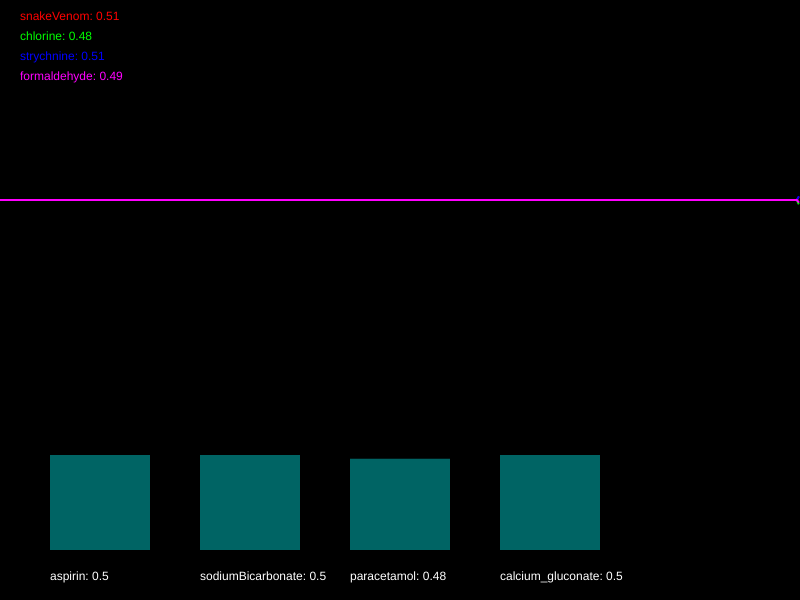
Frame 1 (no input)
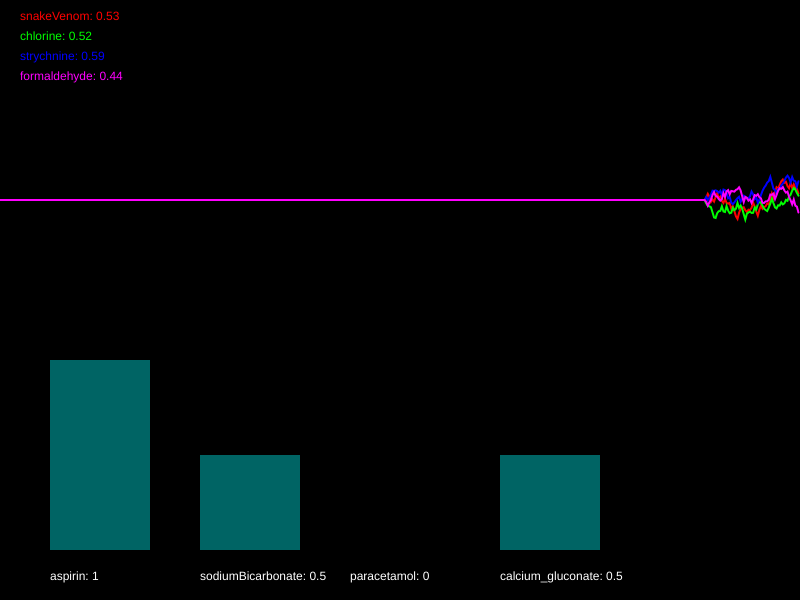
Frame 60 (no input)
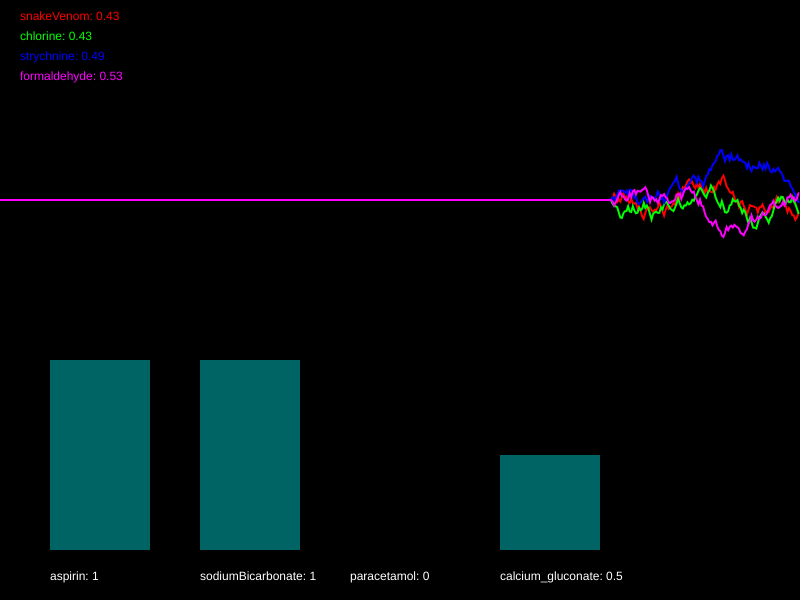
Frame 120 (the mouse pressed at the canvas centre since frame 60)

The p5.js sketch that drew these frames (run headless with seeded random() and noise() and a simulated clock; from frame 60 on, the mouse is pressed at the canvas centre):

// p5.js sketch
// ── sketch.js
/*

Officer: 4747203
CaseNum: 401-1-30050767-4747203

Case 401 - The Case of Norbert's Weiner Stand
Stage 2 - Toxic Burrito

Norbert is at it again. This time he’s set up a burrito stall and is lacing burritos with his foul toxin. The chaos is spreading. People are dropping like flies and burrito sales have fallen through the floor. To make matters worse it seems Norbert has cottoned on to our methods and has upped the complexity of his poison. You’ll find the antidote harder to develop this time. So kid, head down to the lab and get working.

You must develop the antidote by using conditional statements in the draw loop to do the following:

	- If strychnine goes above 0.73 or chlorine dips below 0.31, decrease aspirin by 0.05
	- If snakeVenom dips below 0.46, try increasing aspirin by 0.05
	- If snakeVenom goes above 0.67, decrease sodiumBicarbonate by 0.02
	- If strychnine goes above 0.63, try increasing sodiumBicarbonate by 0.03
	- When strychnine dips below 0.69 or snakeVenom dips below 0.34, decrement paracetamol by 0.02
	- When chlorine dips below 0.25, increase paracetamol by 0.02
	- If formaldehyde goes above 0.25, decrease calcium_gluconate by 0.05
	- When chlorine dips below 0.62 or strychnine goes above 0.7, increase calcium_gluconate by 0.05


Your conditional statements should consider the following poisons:

	- snakeVenom
	- chlorine
	- strychnine
	- formaldehyde


Your conditional statements should modify the following antidotes:

	- aspirin
	- sodiumBicarbonate
	- paracetamol
	- calcium_gluconate


- There are many ways to complete this task but you should only use the following commands and operators:

	if(){}
	>
	<
	&&
	||
	+=
	-=

*/

//Declare the poison variables
var snakeVenom;
var chlorine;
var strychnine;
var formaldehyde;


//Declare the antidote variables
var aspirin;
var sodiumBicarbonate;
var paracetamol;
var calcium_gluconate;


//This variable is used for drawing the graph
var graphs;


function setup()
{

	createCanvas(800,600);
	strokeWeight(2);

	//initialise the poisons and antidotes
	snakeVenom = 0.5;
	chlorine = 0.5;
	strychnine = 0.5;
	formaldehyde = 0.5;
	aspirin = 0.5;
	sodiumBicarbonate = 0.5;
	paracetamol = 0.5;
	calcium_gluconate = 0.5;


	//fills the graph with empty values
	graphs = [];

	for(var i = 0; i < 4; i++)
	{
		graphs.push([]);
		for(var j = 0; j < 512; j++)
		{
			graphs[i].push(0.5);
		}
	}

}

function draw()
{

	//Develop the antidote below
	//Write conditional statements to change the amount of each substance ...

	if(strychnine >.73 || chlorine < .31){aspirin -= .05;}
	if(snakeVenom < .46){aspirin += .05;}
	if(snakeVenom > .67){sodiumBicarbonate -=.02;}
	if(strychnine > .63){sodiumBicarbonate += .03;}
	if(strychnine < .69 || snakeVenom < .34){paracetamol -= .02;}
	if(chlorine < .25){paracetamol += .02;}
	if(formaldehyde > .25){calcium_gluconate -= .05;}
	if(chlorine < .62 || strychnine > .7){calcium_gluconate += .05;}



	//////////////////////////////////////////////////////

	//the code below generates new values using random numbers

	/*
		For testing, you might want to temporarily comment out
		these lines and set the same variables to constant values
		instead.
	*/

	snakeVenom = nextValue(graphs[0],snakeVenom);
	chlorine = nextValue(graphs[1],chlorine);
	strychnine = nextValue(graphs[2],strychnine);
	formaldehyde = nextValue(graphs[3],formaldehyde);


	aspirin = constrain(aspirin, 0, 1);
	sodiumBicarbonate = constrain(sodiumBicarbonate, 0, 1);
	paracetamol = constrain(paracetamol, 0, 1);
	calcium_gluconate = constrain(calcium_gluconate, 0, 1);


	///////// DO NOT CHANGE THE CODE BELOW ///////////

	//drawing code

	// set background
	background(0);
	noFill();

	//draw the graphs for the vitals
	var colors = [
	color(255, 0, 0),
	color(0, 255, 0),
	color(0, 0, 255),
	color(255, 0, 255),
	color(255, 255, 0),
	color(0, 255, 255)
	];

	for(var i = 0; i < graphs.length; i++)
	{
		stroke(colors[i]);
		drawGraph(graphs[i]);
	}

	//draw the poisons as text
	noStroke();
	fill(colors[0]);
	text('snakeVenom: ' + nf(snakeVenom,1,2), 20,20);
	fill(colors[1]);
	text('chlorine: ' + nf(chlorine,1,2), 20,40);
	fill(colors[2]);
	text('strychnine: ' + nf(strychnine,1,2), 20,60);
	fill(colors[3]);
	text('formaldehyde: ' + nf(formaldehyde,1,2), 20,80);


	//draw the antidotes bar chart
	drawBar(aspirin,50,'aspirin');
	drawBar(sodiumBicarbonate,200,'sodiumBicarbonate');
	drawBar(paracetamol,350,'paracetamol');
	drawBar(calcium_gluconate,500,'calcium_gluconate');


}

function nextValue(graph, val)
{
	//gets the next value for a vital and puts it in an array for drawing
	var delta = random(-0.03,0.03);

	val += delta;
	if(val > 1 || val < 0)
	{
		delta *= -1;
		val += delta * 2;
	}

	graph.push(val)
	graph.shift();
	return val;
}

function drawGraph(graph)
{
	//draws an array as a graph
	beginShape();
	for(var i = 0; i < graph.length; i++)
	{
			vertex(width * i/512, height * 0.5 - graph[i]* height/3)
	}
	endShape();
}


function drawBar(val, x, name)
{
	//draws the bars for bar chart
    noStroke();
    fill(0,100,100);
	var mh = height * 0.4 - 50;
	rect(x,(height - 50) - val*mh, 100, val*mh);
    fill(255);
	text(name + ": " + val, x, height - 20);
}
